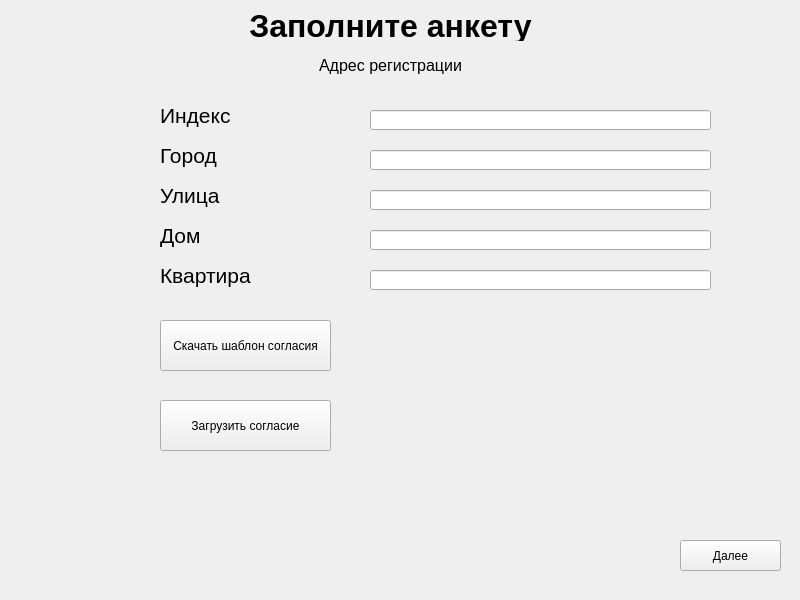
<?xml version="1.0" encoding="UTF-8"?>
<ui version="4.0">
 <class>Zap_Step3</class>
 <widget class="QMainWindow" name="Zap_Step3">
  <property name="geometry">
   <rect>
    <x>0</x>
    <y>0</y>
    <width>800</width>
    <height>600</height>
   </rect>
  </property>
  <property name="windowTitle">
   <string>MainWindow</string>
  </property>
  <widget class="QWidget" name="centralwidget">
   <widget class="QLineEdit" name="edit_house">
    <property name="geometry">
     <rect>
      <x>370</x>
      <y>230</y>
      <width>341</width>
      <height>20</height>
     </rect>
    </property>
    <property name="inputMask">
     <string/>
    </property>
   </widget>
   <widget class="QPushButton" name="btn_next">
    <property name="geometry">
     <rect>
      <x>680</x>
      <y>540</y>
      <width>101</width>
      <height>31</height>
     </rect>
    </property>
    <property name="text">
     <string>Далее</string>
    </property>
   </widget>
   <widget class="QLabel" name="label_7">
    <property name="geometry">
     <rect>
      <x>160</x>
      <y>260</y>
      <width>191</width>
      <height>31</height>
     </rect>
    </property>
    <property name="font">
     <font>
      <pointsize>16</pointsize>
     </font>
    </property>
    <property name="text">
     <string>Квартира</string>
    </property>
   </widget>
   <widget class="QLineEdit" name="edit_flat">
    <property name="geometry">
     <rect>
      <x>370</x>
      <y>270</y>
      <width>341</width>
      <height>20</height>
     </rect>
    </property>
    <property name="inputMask">
     <string/>
    </property>
    <property name="text">
     <string/>
    </property>
   </widget>
   <widget class="QLabel" name="label_4">
    <property name="geometry">
     <rect>
      <x>160</x>
      <y>180</y>
      <width>101</width>
      <height>31</height>
     </rect>
    </property>
    <property name="font">
     <font>
      <pointsize>16</pointsize>
     </font>
    </property>
    <property name="text">
     <string>Улица</string>
    </property>
   </widget>
   <widget class="QLineEdit" name="edit_street">
    <property name="geometry">
     <rect>
      <x>370</x>
      <y>190</y>
      <width>341</width>
      <height>20</height>
     </rect>
    </property>
   </widget>
   <widget class="QLineEdit" name="edit_city">
    <property name="geometry">
     <rect>
      <x>370</x>
      <y>150</y>
      <width>341</width>
      <height>20</height>
     </rect>
    </property>
    <property name="inputMask">
     <string>000000</string>
    </property>
    <property name="maxLength">
     <number>6</number>
    </property>
   </widget>
   <widget class="QLabel" name="label_5">
    <property name="geometry">
     <rect>
      <x>160</x>
      <y>100</y>
      <width>101</width>
      <height>31</height>
     </rect>
    </property>
    <property name="font">
     <font>
      <pointsize>16</pointsize>
     </font>
    </property>
    <property name="text">
     <string>Индекс</string>
    </property>
   </widget>
   <widget class="QLineEdit" name="edit_index">
    <property name="geometry">
     <rect>
      <x>370</x>
      <y>110</y>
      <width>341</width>
      <height>20</height>
     </rect>
    </property>
    <property name="inputMask">
     <string>00 00</string>
    </property>
    <property name="maxLength">
     <number>5</number>
    </property>
   </widget>
   <widget class="QLabel" name="label">
    <property name="geometry">
     <rect>
      <x>160</x>
      <y>10</y>
      <width>461</width>
      <height>31</height>
     </rect>
    </property>
    <property name="font">
     <font>
      <pointsize>24</pointsize>
      <weight>75</weight>
      <bold>true</bold>
     </font>
    </property>
    <property name="text">
     <string>Заполните анкету</string>
    </property>
    <property name="alignment">
     <set>Qt::AlignCenter</set>
    </property>
   </widget>
   <widget class="QLabel" name="label_6">
    <property name="geometry">
     <rect>
      <x>160</x>
      <y>220</y>
      <width>191</width>
      <height>31</height>
     </rect>
    </property>
    <property name="font">
     <font>
      <pointsize>16</pointsize>
     </font>
    </property>
    <property name="text">
     <string>Дом</string>
    </property>
   </widget>
   <widget class="QLabel" name="label_2">
    <property name="geometry">
     <rect>
      <x>160</x>
      <y>50</y>
      <width>461</width>
      <height>31</height>
     </rect>
    </property>
    <property name="font">
     <font>
      <pointsize>12</pointsize>
     </font>
    </property>
    <property name="text">
     <string>Адрес регистрации</string>
    </property>
    <property name="alignment">
     <set>Qt::AlignCenter</set>
    </property>
   </widget>
   <widget class="QLabel" name="label_3">
    <property name="geometry">
     <rect>
      <x>160</x>
      <y>140</y>
      <width>101</width>
      <height>31</height>
     </rect>
    </property>
    <property name="font">
     <font>
      <pointsize>16</pointsize>
     </font>
    </property>
    <property name="text">
     <string>Город</string>
    </property>
   </widget>
   <widget class="QPushButton" name="btn_dowload">
    <property name="geometry">
     <rect>
      <x>160</x>
      <y>320</y>
      <width>171</width>
      <height>51</height>
     </rect>
    </property>
    <property name="text">
     <string>Скачать шаблон согласия</string>
    </property>
   </widget>
   <widget class="QPushButton" name="btn_load">
    <property name="geometry">
     <rect>
      <x>160</x>
      <y>400</y>
      <width>171</width>
      <height>51</height>
     </rect>
    </property>
    <property name="text">
     <string>Загрузить согласие</string>
    </property>
   </widget>
  </widget>
 </widget>
 <resources/>
 <connections/>
</ui>
